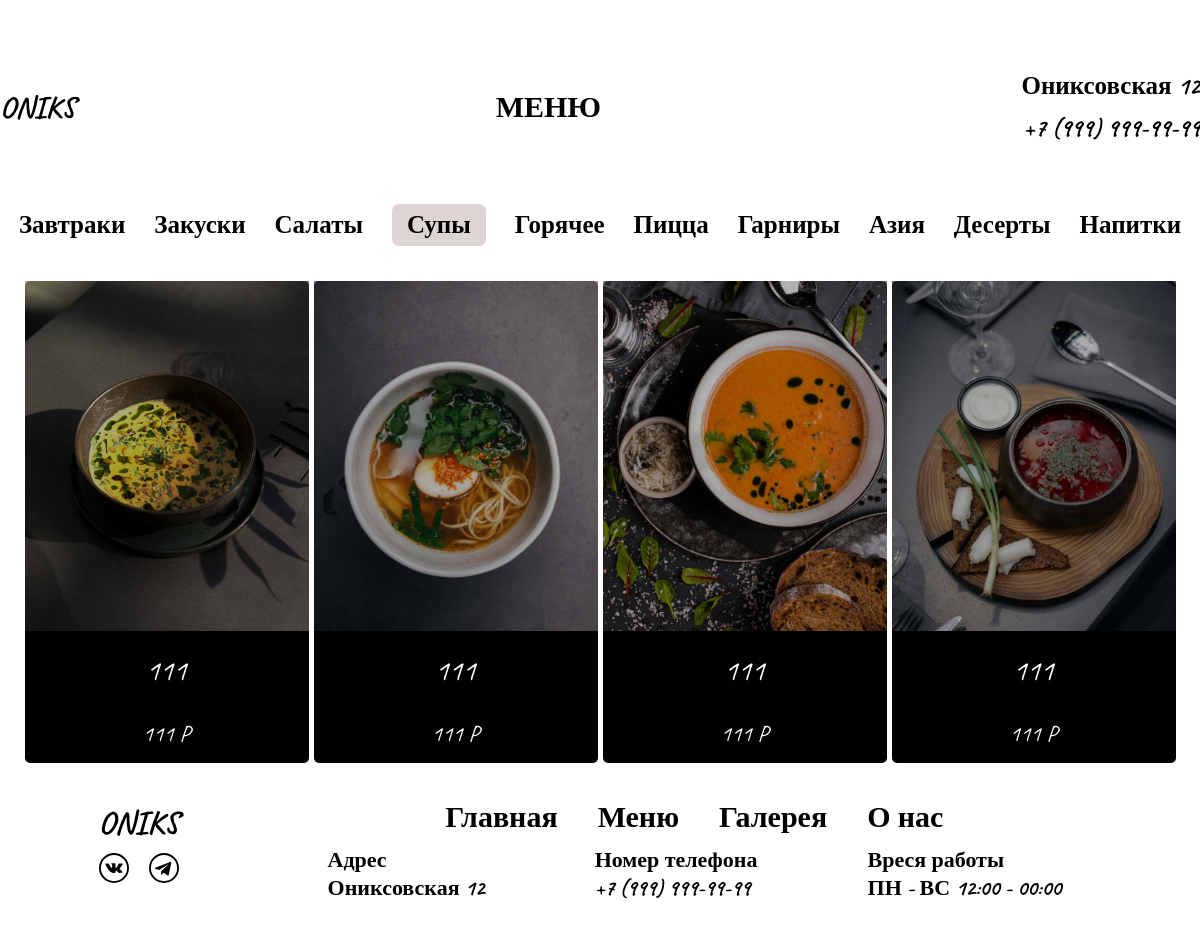
Page /menu/Soups.php on the committed database.
### tables this page shows
CREATE TABLE `menu` (
  `id` int NOT NULL,
  `Composition` text NOT NULL,
  `img` varchar(256) NOT NULL,
  `price` int NOT NULL,
  `type` varchar(256) NOT NULL
);

### menu/Soups.php (the view, shortened to what this page needs)
<!DOCTYPE html>
<html lang="ru">
<head>
    <link rel="stylesheet" href="../css/allmenu.css">
</head>
<body>
    <header>
        <div class="head-btn">
            <a href="../index.php"><div class="logo"><p>ONIKS</p></div></a>
            <div class="page"><p>МЕНЮ</p></div>
            <div class="addres"><p>Ониксовская 12</p> <p>+7 (999) 999-99-99</p></div>
        </div>
        <div class="head-menu">
            <a href="Breakfast.php">Завтраки</a>
            <a href="Snacks.php">Закуски</a>
            <a href="Salads.php">Салаты</a>
            <a href="Soups.php" class="active-menu">Супы</a>
            <a href="Hotter.php">Горячее</a>
            <a href="Pizza.php">Пицца</a>
            <a href="Side-dishes.php">Гарниры</a>
            <a href="Asia.php">Азия</a>
            <a href="Desserts.php">Десерты</a>
            <a href="Drinks.php">Напитки</a>
        </div>
    </header>
    <main>
        <div class="list-menu">
            <?
                require ("../core/bd.php");
                $serch = mysqli_fetch_all(mysqli_query($bd, "SELECT * FROM `menu` WHERE `type` LIKE 'Soups'"));
                foreach ($serch as $serch) {
                    ?>
                        <div class="menu-container">
                            <div class="img-type">
                                <img src="../img/menu/Soups/<?=$serch["2"]?>" alt="">
                            </div>
                            <div class="name-type"><p><?=$serch["1"]?></p></div>
                            <div class="price"><p><?=$serch["3"]?> P</p></div>
                        </div>
                    <?
                };
                        ?>
        </div>
    </main>
    <footer id="contacts">
        <div class="footer-left">
            <div class="logo"><h1>ONIKS</h1></div>
            <div class="social-network">
                <a href="#"><div id="vk"></div></a>
                <a href="#"><div id="tg"></div></a>
            </div>
        </div>
        <div class="footer-right">
            <div class="footer-menu">
                <div>
                    <a href="../index.php">Главная</a>
                </div>
                <div>
                    <a href="../menu.php">Меню</a>
                </div>
                <div>
                    <a href="#">Галерея</a>
                </div>
                <div>
                    <a href="../about.php">О нас</a>
                </div>
            </div>
            <div class="footer-addres">
                <p>
                    <span>Адрес</span>
                    Ониксовская 12
                </p>
                <p>
                    <span>Номер телефона</span>
                    +7 (999) 999-99-99
                </p>
                <p>
                    <span>Вреся работы</span>
                    ПН - ВС 12:00 - 00:00
                </p>
            </div>
        </div>
    </footer>
</body>
</html>

### css/allmenu.css (style rules this page uses)
* { padding: 0; margin: 0; font-family: 'Caveat', cursive; }
a { color: black; text-decoration: none; }
header,main,footer { max-width: 1500px; margin: 0 auto; }
header { margin-top: 70px; }
.head-btn { display: flex; align-items: center; justify-content: space-between; font-size: 30px; font-weight: bold; }
.active-menu { background-color: #ddd4d4; padding: 5px 15px; border-radius: 7px; }
.head-menu { margin-top: 60px; font-size: 25px; font-weight: bold; display: flex; grid-gap: 10px; align-items: center; justify-content: space-evenly; flex-wrap: wrap; }
.addres { text-align: end; font-size: 25px; }
.addres p:first-child { margin-bottom: 10px; }
main { display: flex; margin: 35px auto; }
.list-menu { display: flex; grid-gap: 5px; margin: 0 auto; justify-items: center; flex-wrap: wrap; flex-direction: row; justify-content: center; }
.menu-container { width: 284px; border-radius: 5px; background: #000000; transition: all 0.2s ease; display: flex; flex-direction: column; align-items: center; justify-content: space-between; position: relative; }
.img-type { width: 100%; }
.menu-container img { width: 100%; height: 350px; opacity: 0.7; object-fit: cover; }
.name-type { color: white; font-size: 30px; margin: 0 auto; text-align: center; padding: 15px; }
.price { color: white; font-size: 23px; margin: 0 auto; text-align: center; padding: 15px; }
footer { max-width: 1500px; margin: 35px auto 30px; display: flex; align-items: center; justify-content: space-evenly; }
.social-network { display: flex; align-items: center; justify-content: center; }
.social-network svg { margin: 10px; }
.footer-left { display: flex; flex-direction: column; align-items: center; }
.footer-menu { display: flex; align-items: center; justify-content: center; margin-bottom: 10px; flex-wrap: wrap; }
.footer-menu a { color: black; text-decoration: none; font-size: 30px; margin: 20px; transition: color 0.2s ease; font-weight: 600; }
.footer-addres { display: flex; grid-gap: 10px; align-items: center; flex-wrap: wrap; }
.footer-addres p { margin: 0 50px; font-size: 22px; font-weight: bold; display: flex; flex-direction: column; }

### rows in the picture
menu: img (picture), Composition "111", price "111"
menu: img (picture), Composition "111", price "111"
menu: img (picture), Composition "111", price "111"
menu: img (picture), Composition "111", price "111"
